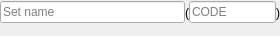
<?xml version="1.0" encoding="UTF-8"?>
<ui version="4.0">
 <class>SetEditor</class>
 <widget class="QWidget" name="SetEditor">
  <property name="geometry">
   <rect>
    <x>0</x>
    <y>0</y>
    <width>280</width>
    <height>36</height>
   </rect>
  </property>
  <layout class="QHBoxLayout" name="horizontal_layout">
   <property name="spacing">
    <number>0</number>
   </property>
   <property name="leftMargin">
    <number>0</number>
   </property>
   <property name="topMargin">
    <number>0</number>
   </property>
   <property name="rightMargin">
    <number>0</number>
   </property>
   <item>
    <widget class="QLineEdit" name="name_editor">
     <property name="sizePolicy">
      <sizepolicy hsizetype="Expanding" vsizetype="Fixed">
       <horstretch>15</horstretch>
       <verstretch>0</verstretch>
      </sizepolicy>
     </property>
     <property name="placeholderText">
      <string>Set name</string>
     </property>
    </widget>
   </item>
   <item>
    <widget class="QLabel" name="opening_parenthesis">
     <property name="text">
      <string notr="true">(</string>
     </property>
    </widget>
   </item>
   <item>
    <widget class="QLineEdit" name="code_edit">
     <property name="sizePolicy">
      <sizepolicy hsizetype="Expanding" vsizetype="Fixed">
       <horstretch>7</horstretch>
       <verstretch>0</verstretch>
      </sizepolicy>
     </property>
     <property name="inputMethodHints">
      <set>Qt::ImhUppercaseOnly</set>
     </property>
     <property name="maxLength">
      <number>6</number>
     </property>
     <property name="placeholderText">
      <string>CODE</string>
     </property>
    </widget>
   </item>
   <item>
    <widget class="QLabel" name="closing_parenthesis">
     <property name="text">
      <string notr="true">)</string>
     </property>
    </widget>
   </item>
  </layout>
 </widget>
 <tabstops>
  <tabstop>name_editor</tabstop>
  <tabstop>code_edit</tabstop>
 </tabstops>
 <resources/>
 <connections/>
</ui>
